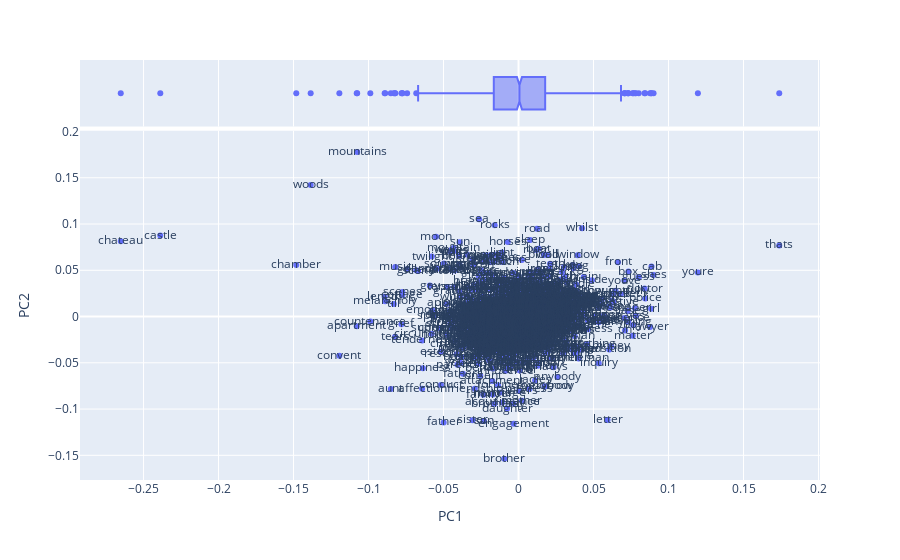

Write notebook code for a chart like this one.
### Markdown cell above
**Radcliffe** has quite easily the maximum range of the third PC.

### Question 4: The second PC

### Code cell
Q4_X = LOADINGS.join(VOCAB_reduced)
px.scatter(Q4_X.reset_index(), 'PC1', 'PC2',
           text='term_str', marginal_x='box', height=800)

### Figure 1 — Plotly figure (JSON) as saved in the notebook; plotly's stock layout.template omitted (floating-point values rounded to 4 significant figures; data arrays with more than 128 entries replaced by an {"elided": "..."} marker saying what was removed)
{"data": [{"hovertemplate": "PC1=%{x}<br>PC2=%{y}<br>term_str=%{text}<extra></extra>", "legendgroup": "", "marker": {"color": "#636efa", "symbol": "circle"}, "mode": "markers+text", "name": "", "orientation": "v", "showlegend": false, "text": {"elided": "1000 str values"}, "type": "scatter", "x": {"elided": "1000 float values"}, "xaxis": "x", "y": {"elided": "1000 float values"}, "yaxis": "y"}, {"alignmentgroup": "True", "hovertemplate": "PC1=%{x}<extra></extra>", "legendgroup": "", "marker": {"color": "#636efa", "symbol": "circle"}, "name": "", "notched": true, "offsetgroup": "", "showlegend": false, "type": "box", "x": {"elided": "1000 float values"}, "xaxis": "x2", "yaxis": "y2"}], "layout": {"autosize": true, "legend": {"tracegroupgap": 0}, "margin": {"t": 60}, "xaxis": {"anchor": "y", "autorange": true, "domain": [0, 1], "range": [-0.2921, 0.2007], "title": {"text": "PC1"}, "type": "linear"}, "xaxis2": {"anchor": "y2", "autorange": true, "domain": [0, 1], "matches": "x", "range": [-0.2921, 0.2007], "showgrid": true, "showticklabels": false, "type": "linear"}, "yaxis": {"anchor": "x", "autorange": true, "domain": [0, 0.8316], "range": [-0.175, 0.1992], "title": {"text": "PC2"}, "type": "linear"}, "yaxis2": {"anchor": "x2", "autorange": true, "domain": [0.8416, 1], "matches": "y2", "range": [-0.5, 0.5], "showgrid": false, "showline": false, "showticklabels": false, "ticks": "", "type": "category"}}}
